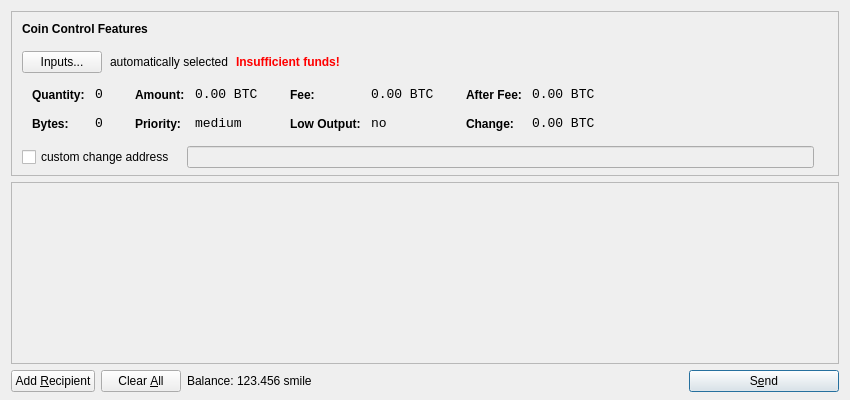
<?xml version="1.0" encoding="UTF-8"?>
<ui version="4.0">
 <class>SendCoinsDialog</class>
 <widget class="QDialog" name="SendCoinsDialog">
  <property name="geometry">
   <rect>
    <x>0</x>
    <y>0</y>
    <width>850</width>
    <height>400</height>
   </rect>
  </property>
  <property name="windowTitle">
   <string>Send Coins</string>
  </property>
  <layout class="QVBoxLayout" name="verticalLayout" stretch="0,1,0">
   <property name="bottomMargin">
    <number>8</number>
   </property>
   <item>
    <widget class="QFrame" name="frameCoinControl">
     <property name="sizePolicy">
      <sizepolicy hsizetype="Expanding" vsizetype="Expanding">
       <horstretch>0</horstretch>
       <verstretch>0</verstretch>
      </sizepolicy>
     </property>
     <property name="maximumSize">
      <size>
       <width>16777215</width>
       <height>16777215</height>
      </size>
     </property>
     <property name="frameShape">
      <enum>QFrame::StyledPanel</enum>
     </property>
     <property name="frameShadow">
      <enum>QFrame::Sunken</enum>
     </property>
     <layout class="QVBoxLayout" name="verticalLayoutCoinControl2">
      <property name="spacing">
       <number>-1</number>
      </property>
      <property name="leftMargin">
       <number>0</number>
      </property>
      <property name="topMargin">
       <number>0</number>
      </property>
      <property name="rightMargin">
       <number>0</number>
      </property>
      <property name="bottomMargin">
       <number>6</number>
      </property>
      <item>
       <layout class="QVBoxLayout" name="verticalLayoutCoinControl" stretch="0,0,0,0,1">
        <property name="spacing">
         <number>0</number>
        </property>
        <property name="leftMargin">
         <number>10</number>
        </property>
        <property name="topMargin">
         <number>10</number>
        </property>
        <item>
         <layout class="QHBoxLayout" name="horizontalLayoutCoinControl1">
          <property name="bottomMargin">
           <number>15</number>
          </property>
          <item>
           <widget class="QLabel" name="labelCoinControlFeatures">
            <property name="sizePolicy">
             <sizepolicy hsizetype="Preferred" vsizetype="Maximum">
              <horstretch>0</horstretch>
              <verstretch>0</verstretch>
             </sizepolicy>
            </property>
            <property name="font">
             <font>
              <weight>75</weight>
              <bold>true</bold>
             </font>
            </property>
            <property name="styleSheet">
             <string notr="true">font-weight:bold;</string>
            </property>
            <property name="text">
             <string>Coin Control Features</string>
            </property>
           </widget>
          </item>
         </layout>
        </item>
        <item>
         <layout class="QHBoxLayout" name="horizontalLayoutCoinControl2" stretch="0,0,0,0">
          <property name="spacing">
           <number>8</number>
          </property>
          <property name="bottomMargin">
           <number>10</number>
          </property>
          <item>
           <widget class="QPushButton" name="pushButtonCoinControl">
            <property name="styleSheet">
             <string notr="true"/>
            </property>
            <property name="text">
             <string>Inputs...</string>
            </property>
           </widget>
          </item>
          <item>
           <widget class="QLabel" name="labelCoinControlAutomaticallySelected">
            <property name="text">
             <string>automatically selected</string>
            </property>
            <property name="margin">
             <number>5</number>
            </property>
           </widget>
          </item>
          <item>
           <widget class="QLabel" name="labelCoinControlInsuffFunds">
            <property name="font">
             <font>
              <weight>75</weight>
              <bold>true</bold>
             </font>
            </property>
            <property name="styleSheet">
             <string notr="true">color:red;font-weight:bold;</string>
            </property>
            <property name="text">
             <string>Insufficient funds!</string>
            </property>
            <property name="margin">
             <number>5</number>
            </property>
           </widget>
          </item>
          <item>
           <spacer name="horizontalSpacerCoinControl">
            <property name="orientation">
             <enum>Qt::Horizontal</enum>
            </property>
            <property name="sizeHint" stdset="0">
             <size>
              <width>40</width>
              <height>1</height>
             </size>
            </property>
           </spacer>
          </item>
         </layout>
        </item>
        <item>
         <widget class="QWidget" name="widgetCoinControl" native="true">
          <property name="sizePolicy">
           <sizepolicy hsizetype="Preferred" vsizetype="Preferred">
            <horstretch>0</horstretch>
            <verstretch>0</verstretch>
           </sizepolicy>
          </property>
          <property name="minimumSize">
           <size>
            <width>0</width>
            <height>0</height>
           </size>
          </property>
          <property name="styleSheet">
           <string notr="true"/>
          </property>
          <layout class="QHBoxLayout" name="horizontalLayoutCoinControl5">
           <property name="margin">
            <number>0</number>
           </property>
           <item>
            <layout class="QHBoxLayout" name="horizontalLayoutCoinControl3" stretch="0,0,0,1">
             <property name="spacing">
              <number>20</number>
             </property>
             <property name="topMargin">
              <number>0</number>
             </property>
             <property name="bottomMargin">
              <number>10</number>
             </property>
             <item>
              <layout class="QFormLayout" name="formLayoutCoinControl1">
               <property name="horizontalSpacing">
                <number>10</number>
               </property>
               <property name="verticalSpacing">
                <number>14</number>
               </property>
               <property name="leftMargin">
                <number>10</number>
               </property>
               <property name="topMargin">
                <number>4</number>
               </property>
               <property name="rightMargin">
                <number>6</number>
               </property>
               <item row="0" column="0">
                <widget class="QLabel" name="labelCoinControlQuantityText">
                 <property name="styleSheet">
                  <string notr="true">font-weight:bold;</string>
                 </property>
                 <property name="text">
                  <string>Quantity:</string>
                 </property>
                 <property name="margin">
                  <number>0</number>
                 </property>
                </widget>
               </item>
               <item row="0" column="1">
                <widget class="QLabel" name="labelCoinControlQuantity">
                 <property name="font">
                  <font>
                   <family>Monospace</family>
                   <pointsize>10</pointsize>
                  </font>
                 </property>
                 <property name="cursor">
                  <cursorShape>IBeamCursor</cursorShape>
                 </property>
                 <property name="contextMenuPolicy">
                  <enum>Qt::ActionsContextMenu</enum>
                 </property>
                 <property name="text">
                  <string notr="true">0</string>
                 </property>
                 <property name="margin">
                  <number>0</number>
                 </property>
                 <property name="textInteractionFlags">
                  <set>Qt::LinksAccessibleByMouse|Qt::TextSelectableByKeyboard|Qt::TextSelectableByMouse</set>
                 </property>
                </widget>
               </item>
               <item row="1" column="0">
                <widget class="QLabel" name="labelCoinControlBytesText">
                 <property name="styleSheet">
                  <string notr="true">font-weight:bold;</string>
                 </property>
                 <property name="text">
                  <string>Bytes:</string>
                 </property>
                </widget>
               </item>
               <item row="1" column="1">
                <widget class="QLabel" name="labelCoinControlBytes">
                 <property name="font">
                  <font>
                   <family>Monospace</family>
                   <pointsize>10</pointsize>
                  </font>
                 </property>
                 <property name="cursor">
                  <cursorShape>IBeamCursor</cursorShape>
                 </property>
                 <property name="contextMenuPolicy">
                  <enum>Qt::ActionsContextMenu</enum>
                 </property>
                 <property name="text">
                  <string notr="true">0</string>
                 </property>
                 <property name="textInteractionFlags">
                  <set>Qt::LinksAccessibleByMouse|Qt::TextSelectableByKeyboard|Qt::TextSelectableByMouse</set>
                 </property>
                </widget>
               </item>
              </layout>
             </item>
             <item>
              <layout class="QFormLayout" name="formLayoutCoinControl2">
               <property name="horizontalSpacing">
                <number>10</number>
               </property>
               <property name="verticalSpacing">
                <number>14</number>
               </property>
               <property name="leftMargin">
                <number>6</number>
               </property>
               <property name="topMargin">
                <number>4</number>
               </property>
               <property name="rightMargin">
                <number>6</number>
               </property>
               <item row="0" column="0">
                <widget class="QLabel" name="labelCoinControlAmountText">
                 <property name="styleSheet">
                  <string notr="true">font-weight:bold;</string>
                 </property>
                 <property name="text">
                  <string>Amount:</string>
                 </property>
                 <property name="margin">
                  <number>0</number>
                 </property>
                </widget>
               </item>
               <item row="0" column="1">
                <widget class="QLabel" name="labelCoinControlAmount">
                 <property name="font">
                  <font>
                   <family>Monospace</family>
                   <pointsize>10</pointsize>
                  </font>
                 </property>
                 <property name="cursor">
                  <cursorShape>IBeamCursor</cursorShape>
                 </property>
                 <property name="contextMenuPolicy">
                  <enum>Qt::ActionsContextMenu</enum>
                 </property>
                 <property name="text">
                  <string notr="true">0.00 BTC</string>
                 </property>
                 <property name="textInteractionFlags">
                  <set>Qt::LinksAccessibleByMouse|Qt::TextSelectableByKeyboard|Qt::TextSelectableByMouse</set>
                 </property>
                </widget>
               </item>
               <item row="1" column="0">
                <widget class="QLabel" name="labelCoinControlPriorityText">
                 <property name="styleSheet">
                  <string notr="true">font-weight:bold;</string>
                 </property>
                 <property name="text">
                  <string>Priority:</string>
                 </property>
                </widget>
               </item>
               <item row="1" column="1">
                <widget class="QLabel" name="labelCoinControlPriority">
                 <property name="font">
                  <font>
                   <family>Monospace</family>
                   <pointsize>10</pointsize>
                  </font>
                 </property>
                 <property name="cursor">
                  <cursorShape>IBeamCursor</cursorShape>
                 </property>
                 <property name="contextMenuPolicy">
                  <enum>Qt::ActionsContextMenu</enum>
                 </property>
                 <property name="text">
                  <string>medium</string>
                 </property>
                 <property name="textInteractionFlags">
                  <set>Qt::LinksAccessibleByMouse|Qt::TextSelectableByKeyboard|Qt::TextSelectableByMouse</set>
                 </property>
                </widget>
               </item>
              </layout>
             </item>
             <item>
              <layout class="QFormLayout" name="formLayoutCoinControl3">
               <property name="horizontalSpacing">
                <number>10</number>
               </property>
               <property name="verticalSpacing">
                <number>14</number>
               </property>
               <property name="leftMargin">
                <number>6</number>
               </property>
               <property name="topMargin">
                <number>4</number>
               </property>
               <property name="rightMargin">
                <number>6</number>
               </property>
               <item row="0" column="0">
                <widget class="QLabel" name="labelCoinControlFeeText">
                 <property name="styleSheet">
                  <string notr="true">font-weight:bold;</string>
                 </property>
                 <property name="text">
                  <string>Fee:</string>
                 </property>
                 <property name="margin">
                  <number>0</number>
                 </property>
                </widget>
               </item>
               <item row="0" column="1">
                <widget class="QLabel" name="labelCoinControlFee">
                 <property name="font">
                  <font>
                   <family>Monospace</family>
                   <pointsize>10</pointsize>
                  </font>
                 </property>
                 <property name="cursor">
                  <cursorShape>IBeamCursor</cursorShape>
                 </property>
                 <property name="contextMenuPolicy">
                  <enum>Qt::ActionsContextMenu</enum>
                 </property>
                 <property name="text">
                  <string notr="true">0.00 BTC</string>
                 </property>
                 <property name="textInteractionFlags">
                  <set>Qt::LinksAccessibleByMouse|Qt::TextSelectableByKeyboard|Qt::TextSelectableByMouse</set>
                 </property>
                </widget>
               </item>
               <item row="1" column="0">
                <widget class="QLabel" name="labelCoinControlLowOutputText">
                 <property name="styleSheet">
                  <string notr="true">font-weight:bold;</string>
                 </property>
                 <property name="text">
                  <string>Low Output:</string>
                 </property>
                </widget>
               </item>
               <item row="1" column="1">
                <widget class="QLabel" name="labelCoinControlLowOutput">
                 <property name="font">
                  <font>
                   <family>Monospace</family>
                   <pointsize>10</pointsize>
                  </font>
                 </property>
                 <property name="cursor">
                  <cursorShape>IBeamCursor</cursorShape>
                 </property>
                 <property name="contextMenuPolicy">
                  <enum>Qt::ActionsContextMenu</enum>
                 </property>
                 <property name="text">
                  <string>no</string>
                 </property>
                 <property name="textInteractionFlags">
                  <set>Qt::LinksAccessibleByMouse|Qt::TextSelectableByKeyboard|Qt::TextSelectableByMouse</set>
                 </property>
                </widget>
               </item>
              </layout>
             </item>
             <item>
              <layout class="QFormLayout" name="formLayoutCoinControl4">
               <property name="horizontalSpacing">
                <number>10</number>
               </property>
               <property name="verticalSpacing">
                <number>14</number>
               </property>
               <property name="leftMargin">
                <number>6</number>
               </property>
               <property name="topMargin">
                <number>4</number>
               </property>
               <property name="rightMargin">
                <number>6</number>
               </property>
               <item row="0" column="0">
                <widget class="QLabel" name="labelCoinControlAfterFeeText">
                 <property name="styleSheet">
                  <string notr="true">font-weight:bold;</string>
                 </property>
                 <property name="text">
                  <string>After Fee:</string>
                 </property>
                 <property name="margin">
                  <number>0</number>
                 </property>
                </widget>
               </item>
               <item row="0" column="1">
                <widget class="QLabel" name="labelCoinControlAfterFee">
                 <property name="font">
                  <font>
                   <family>Monospace</family>
                   <pointsize>10</pointsize>
                  </font>
                 </property>
                 <property name="cursor">
                  <cursorShape>IBeamCursor</cursorShape>
                 </property>
                 <property name="contextMenuPolicy">
                  <enum>Qt::ActionsContextMenu</enum>
                 </property>
                 <property name="text">
                  <string notr="true">0.00 BTC</string>
                 </property>
                 <property name="textInteractionFlags">
                  <set>Qt::LinksAccessibleByMouse|Qt::TextSelectableByKeyboard|Qt::TextSelectableByMouse</set>
                 </property>
                </widget>
               </item>
               <item row="1" column="0">
                <widget class="QLabel" name="labelCoinControlChangeText">
                 <property name="styleSheet">
                  <string notr="true">font-weight:bold;</string>
                 </property>
                 <property name="text">
                  <string>Change:</string>
                 </property>
                </widget>
               </item>
               <item row="1" column="1">
                <widget class="QLabel" name="labelCoinControlChange">
                 <property name="font">
                  <font>
                   <family>Monospace</family>
                   <pointsize>10</pointsize>
                  </font>
                 </property>
                 <property name="cursor">
                  <cursorShape>IBeamCursor</cursorShape>
                 </property>
                 <property name="contextMenuPolicy">
                  <enum>Qt::ActionsContextMenu</enum>
                 </property>
                 <property name="text">
                  <string notr="true">0.00 BTC</string>
                 </property>
                 <property name="textInteractionFlags">
                  <set>Qt::LinksAccessibleByMouse|Qt::TextSelectableByKeyboard|Qt::TextSelectableByMouse</set>
                 </property>
                </widget>
               </item>
              </layout>
             </item>
            </layout>
           </item>
          </layout>
         </widget>
        </item>
        <item>
         <layout class="QHBoxLayout" name="horizontalLayoutCoinControl4" stretch="0,0,0">
          <property name="spacing">
           <number>12</number>
          </property>
          <property name="sizeConstraint">
           <enum>QLayout::SetDefaultConstraint</enum>
          </property>
          <property name="topMargin">
           <number>5</number>
          </property>
          <property name="rightMargin">
           <number>5</number>
          </property>
          <item>
           <widget class="QCheckBox" name="checkBoxCoinControlChange">
            <property name="text">
             <string>custom change address</string>
            </property>
           </widget>
          </item>
          <item>
           <widget class="QLineEdit" name="lineEditCoinControlChange">
            <property name="enabled">
             <bool>false</bool>
            </property>
            <property name="sizePolicy">
             <sizepolicy hsizetype="Expanding" vsizetype="Fixed">
              <horstretch>0</horstretch>
              <verstretch>0</verstretch>
             </sizepolicy>
            </property>
           </widget>
          </item>
          <item>
           <widget class="QLabel" name="labelCoinControlChangeLabel">
            <property name="sizePolicy">
             <sizepolicy hsizetype="Preferred" vsizetype="Expanding">
              <horstretch>0</horstretch>
              <verstretch>0</verstretch>
             </sizepolicy>
            </property>
            <property name="minimumSize">
             <size>
              <width>0</width>
              <height>0</height>
             </size>
            </property>
            <property name="text">
             <string/>
            </property>
            <property name="margin">
             <number>3</number>
            </property>
           </widget>
          </item>
         </layout>
        </item>
        <item>
         <spacer name="verticalSpacerCoinControl">
          <property name="orientation">
           <enum>Qt::Vertical</enum>
          </property>
          <property name="sizeHint" stdset="0">
           <size>
            <width>800</width>
            <height>1</height>
           </size>
          </property>
         </spacer>
        </item>
       </layout>
      </item>
     </layout>
    </widget>
   </item>
   <item>
    <widget class="QScrollArea" name="scrollArea">
     <property name="widgetResizable">
      <bool>true</bool>
     </property>
     <widget class="QWidget" name="scrollAreaWidgetContents">
      <property name="geometry">
       <rect>
        <x>0</x>
        <y>0</y>
        <width>830</width>
        <height>165</height>
       </rect>
      </property>
      <layout class="QVBoxLayout" name="verticalLayout_2">
       <property name="margin">
        <number>0</number>
       </property>
       <item>
        <layout class="QVBoxLayout" name="entries">
         <property name="spacing">
          <number>6</number>
         </property>
        </layout>
       </item>
       <item>
        <spacer name="verticalSpacer">
         <property name="orientation">
          <enum>Qt::Vertical</enum>
         </property>
         <property name="sizeHint" stdset="0">
          <size>
           <width>20</width>
           <height>40</height>
          </size>
         </property>
        </spacer>
       </item>
      </layout>
     </widget>
    </widget>
   </item>
   <item>
    <layout class="QHBoxLayout" name="horizontalLayout">
     <item>
      <widget class="QPushButton" name="addButton">
       <property name="toolTip">
        <string>Send to multiple recipients at once</string>
       </property>
       <property name="text">
        <string>Add &amp;Recipient</string>
       </property>
       <property name="icon">
        <iconset resource="../bitcoin.qrc">
         <normaloff>:/icons/add</normaloff>:/icons/add</iconset>
       </property>
       <property name="autoDefault">
        <bool>false</bool>
       </property>
      </widget>
     </item>
     <item>
      <widget class="QPushButton" name="clearButton">
       <property name="sizePolicy">
        <sizepolicy hsizetype="Minimum" vsizetype="Fixed">
         <horstretch>0</horstretch>
         <verstretch>0</verstretch>
        </sizepolicy>
       </property>
       <property name="toolTip">
        <string>Remove all transaction fields</string>
       </property>
       <property name="text">
        <string>Clear &amp;All</string>
       </property>
       <property name="icon">
        <iconset resource="../bitcoin.qrc">
         <normaloff>:/icons/remove</normaloff>:/icons/remove</iconset>
       </property>
       <property name="autoRepeatDelay">
        <number>300</number>
       </property>
       <property name="autoDefault">
        <bool>false</bool>
       </property>
      </widget>
     </item>
     <item>
      <layout class="QHBoxLayout" name="horizontalLayout_2">
       <property name="spacing">
        <number>3</number>
       </property>
       <item>
        <widget class="QLabel" name="label">
         <property name="text">
          <string>Balance:</string>
         </property>
        </widget>
       </item>
       <item>
        <widget class="QLabel" name="labelBalance">
         <property name="cursor">
          <cursorShape>IBeamCursor</cursorShape>
         </property>
         <property name="text">
          <string>123.456 smile</string>
         </property>
         <property name="textInteractionFlags">
          <set>Qt::LinksAccessibleByMouse|Qt::TextSelectableByKeyboard|Qt::TextSelectableByMouse</set>
         </property>
        </widget>
       </item>
      </layout>
     </item>
     <item>
      <spacer name="horizontalSpacer">
       <property name="orientation">
        <enum>Qt::Horizontal</enum>
       </property>
       <property name="sizeHint" stdset="0">
        <size>
         <width>40</width>
         <height>20</height>
        </size>
       </property>
      </spacer>
     </item>
     <item>
      <widget class="QPushButton" name="sendButton">
       <property name="minimumSize">
        <size>
         <width>150</width>
         <height>0</height>
        </size>
       </property>
       <property name="toolTip">
        <string>Confirm the send action</string>
       </property>
       <property name="text">
        <string>S&amp;end</string>
       </property>
       <property name="icon">
        <iconset resource="../bitcoin.qrc">
         <normaloff>:/icons/send</normaloff>:/icons/send</iconset>
       </property>
       <property name="default">
        <bool>true</bool>
       </property>
      </widget>
     </item>
    </layout>
   </item>
  </layout>
 </widget>
 <resources>
  <include location="../bitcoin.qrc"/>
 </resources>
 <connections/>
</ui>
